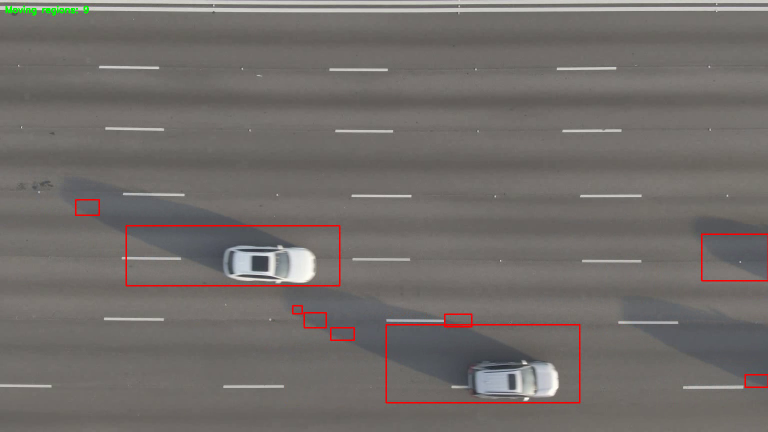
#> input picture frame 6 of movement_detection_output.mp4, 1536 x 864 px, given in place of street_camera.mp4, which was not available (shown at 1/2 size)
$ python movementDetection.py
#> lines starting #> are read from the running program, lines starting #| are printed output that depends on the picture; after the words box and inside, x2 and y2 are one past the last pixel; in counts of white or black regions, pixels touching at a corner belong together
import numpy as np
import cv2 as cv
from pathlib import Path


def rescale_frame(frame, percent=40):
    width = int(frame.shape[1] * percent / 100)
    height = int(frame.shape[0] * percent / 100)
    dim = (width, height)
    return cv.resize(frame, dim, interpolation=cv.INTER_AREA)


video_path = Path(__file__).resolve().parent / 'videos' / 'street_camera.mp4'
cap = cv.VideoCapture(str(video_path))

if not cap.isOpened():
    raise FileNotFoundError(f'Cannot open video: {video_path}')

ret, frame1 = cap.read()
#> frame1 is the input picture: shape (864, 1536, 3); mean B, G, R 105.7, 108.6, 113.5
if not ret:
    cap.release()
    raise ValueError('Could not read the first frame.')

# Save output video
output_path = Path(__file__).resolve().parent / 'movement_detection_output.mp4'

fps = cap.get(cv.CAP_PROP_FPS)
if fps <= 0:
    fps = 30

first_resized = rescale_frame(frame1, 40)
height, width = first_resized.shape[:2]
#> height = 345; width = 614

fourcc = cv.VideoWriter_fourcc(*'mp4v')
video_writer = cv.VideoWriter(str(output_path), fourcc, fps, (width, height))

if not video_writer.isOpened():
    cap.release()
    raise RuntimeError('Could not create output video.')

min_area = 150  # Ignore small moving areas (noise)

while True:
    ret, frame2 = cap.read()
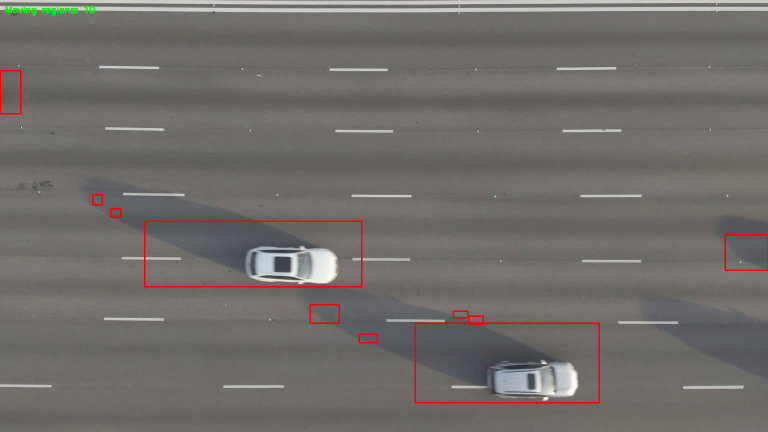
#> input picture frame 7 of movement_detection_output.mp4, 1536 x 864 px, given in place of street_camera.mp4, which was not available (shown at 1/2 size)
#> frame2 is the input picture: shape (864, 1536, 3); mean B, G, R 105.7, 108.7, 113.5
    if not ret:
        break

    resized_frame1 = rescale_frame(frame1, 40)
    resized_frame2 = rescale_frame(frame2, 40)

    frame_diff = cv.absdiff(resized_frame1, resized_frame2)
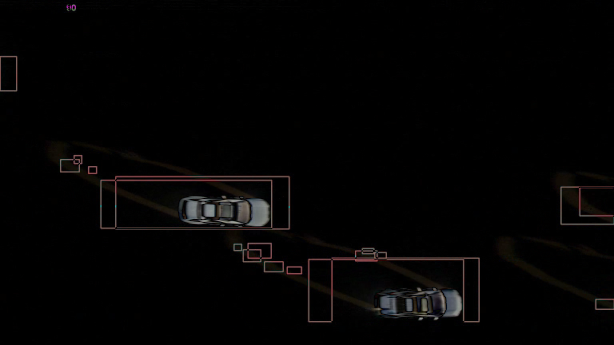
#> frame_diff: shape (345, 614, 3); mean B, G, R 3.2, 3.4, 4
    frame_diff_gr = cv.cvtColor(frame_diff, cv.COLOR_BGR2GRAY)
    blurred_frame = cv.GaussianBlur(frame_diff_gr, (5, 5), 0)
    _, mask = cv.threshold(blurred_frame, 15, 255, cv.THRESH_BINARY)
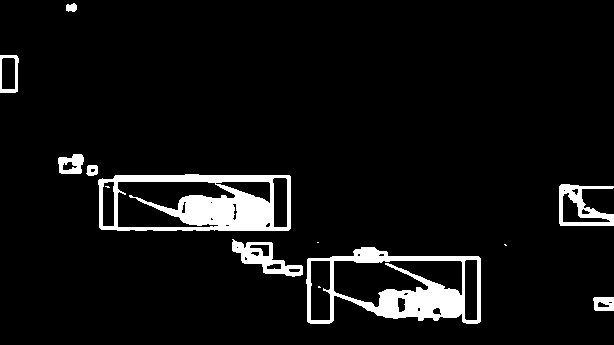
#> mask: shape (345, 614); 6.5% white; 13 white regions (4 under 20 px), largest, box (x1, y1, x2, y2) and area: (98, 174, 291, 231) 5706, (306, 247, 481, 324) 4927, (559, 184, 614, 226) 1032

    # Connect nearby white areas and make moving objects easier to detect
    kernel = np.ones((3, 3), np.uint8)
    mask = cv.dilate(mask, kernel, iterations=2)
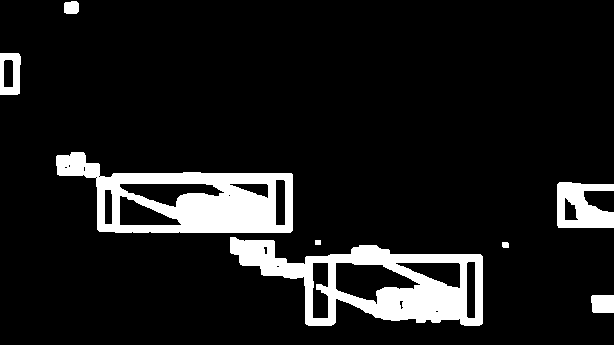
#> mask: shape (345, 614); 10.4% white; 8 white regions

    contours, _ = cv.findContours(mask, cv.RETR_EXTERNAL, cv.CHAIN_APPROX_SIMPLE)
#> contours = 8 contours; box (x1, y1, x2, y2) and area: (230, 237, 483, 326) 13197, (56, 152, 293, 233) 12258, (557, 182, 614, 228) 1914, (0, 53, 21, 95) 786, (591, 295, 614, 313) 364, (64, 1, 79, 14) 156, (502, 242, 509, 248) 29, (315, 240, 321, 245) 20

    moving_regions = 0
    for contour in contours:
        if cv.contourArea(contour) < min_area:
            continue

        x, y, w, h = cv.boundingRect(contour)
        cv.rectangle(resized_frame1, (x, y), (x + w, y + h), (0, 0, 255), 2)
        moving_regions += 1
#> this loop made 8 passes
#> (x, y, w, h) on passes 1, 4, 5, 6, 7, 8: (591, 295, 23, 18), (230, 237, 253, 89), (557, 182, 57, 46), (56, 152, 237, 81), (0, 53, 21, 42), (64, 1, 15, 13)
#> contour on pass 3: [[315, 240], [315, 244], [320, 244], [320, 240]]
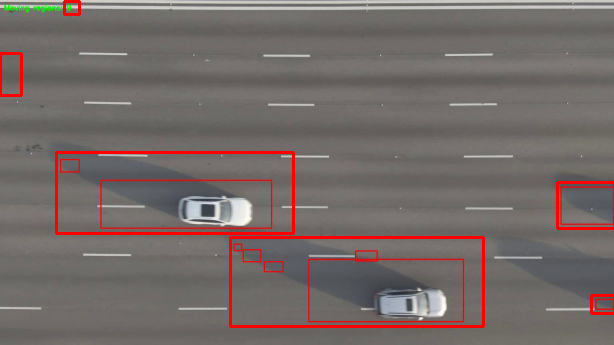
#> resized_frame1: shape (345, 614, 3); mean B, G, R 103.2, 106, 117
#> after the loop, moving_regions = 6

    cv.putText(resized_frame1, f'Moving regions: {moving_regions}',
               (10, 25), cv.FONT_HERSHEY_SIMPLEX, 0.6, (0, 255, 0), 2)
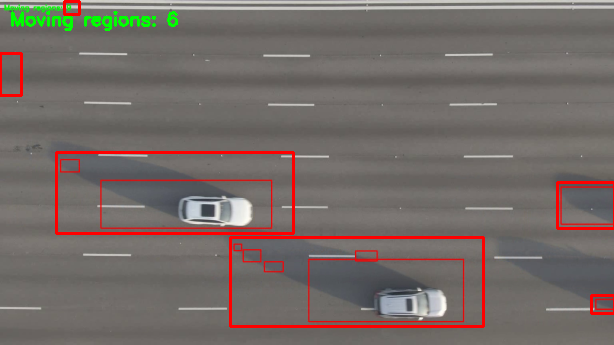
#> resized_frame1: shape (345, 614, 3); 0.54% of pixels changed, all inside (x1, y1, x2, y2) = (11, 11, 178, 31)

    # Save only the Movement Detection video
    video_writer.write(resized_frame1)

    cv.imshow('Movement Detection', rescale_frame(resized_frame1, 40))
    cv.imshow('Motion Mask', rescale_frame(mask, 40))
#> in rescale_frame (call 5), `return cv.resize(frame, dim, interpolation=cv.INTER_AREA)`:
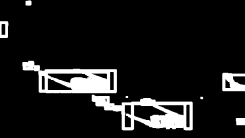
#> returned value: shape (138, 245); min 0, max 255, mean 26.6

    frame1 = frame2  # Compare the next frame with the current one

    if cv.waitKey(25) & 0xFF == 27:  # ESC
#> (key Esc is pressed here)
        break

cap.release()
video_writer.release()
cv.destroyAllWindows()

print(f'Video saved successfully: {output_path}')

$ run again, starting later in the video
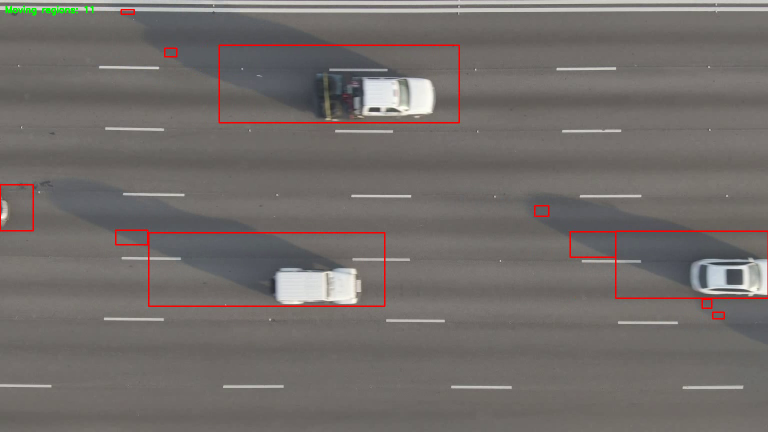
#> input picture frame 27 of movement_detection_output.mp4, 1536 x 864 px, given in place of street_camera.mp4, which was not available (shown at 1/2 size)
#> frame1 is the input picture: shape (864, 1536, 3); mean B, G, R 105.8, 108.4, 114
#> contours = 10 contours, 1 with area under 20; largest, box (x1, y1, x2, y2) and area: (88, 179, 328, 248) 13076, (170, 32, 389, 102) 10572, (448, 163, 614, 262) 9686, (0, 137, 50, 189) 2465, (423, 160, 443, 177) 294
#> the loop `for contour in contours:` made 10 passes
#> (x, y, w, h) on passes 1, 2, 3, 4, 6, 7, 8, 9: (88, 179, 240, 69), (448, 163, 166, 99), (423, 160, 20, 17), (0, 137, 50, 52), (154, 39, 15, 15), (127, 34, 19, 15), (170, 32, 219, 70), (93, 3, 19, 13)
#> after the loop `for contour in contours:`:
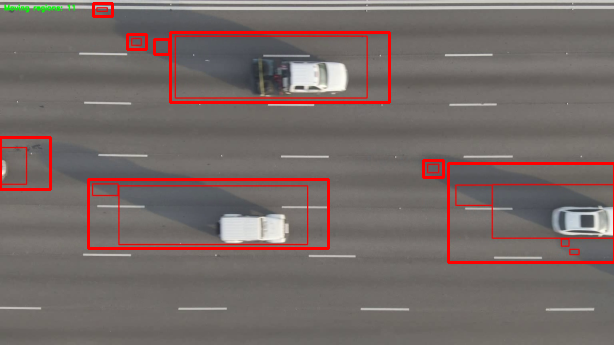
#> resized_frame1: shape (345, 614, 3); mean B, G, R 102.8, 105.4, 118.4
#> after the loop `for contour in contours:`: moving_regions = 8
#> in rescale_frame (call 5), `return cv.resize(frame, dim, interpolation=cv.INTER_AREA)`:
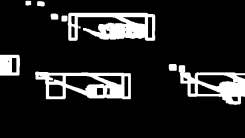
#> returned value: shape (138, 245); min 0, max 255, mean 34.2

$ run again, starting later in the video
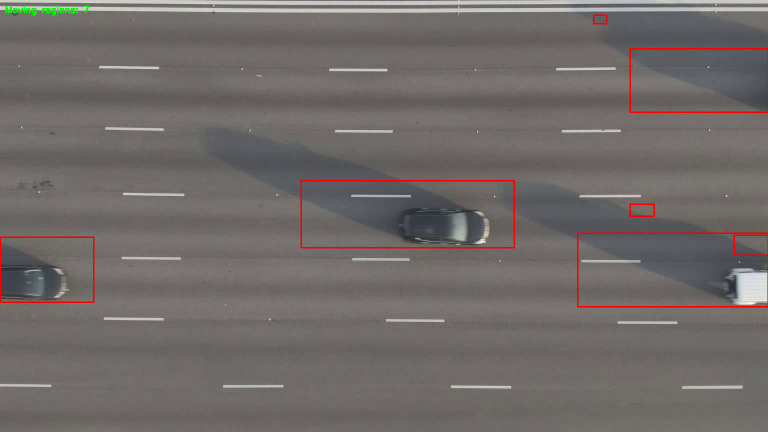
#> input picture frame 48 of movement_detection_output.mp4, 1536 x 864 px, given in place of street_camera.mp4, which was not available (shown at 1/2 size)
#> frame1 is the input picture: shape (864, 1536, 3); mean B, G, R 104, 106.6, 112
#> contours = 9 contours, 1 with area under 20; largest, box (x1, y1, x2, y2) and area: (232, 138, 434, 203) 12120, (0, 182, 97, 246) 5310, (499, 33, 614, 94) 3698, (497, 201, 614, 247) 1898, (457, 182, 495, 249) 1312, (499, 159, 555, 179) 942, (582, 179, 614, 208) 808, (470, 8, 490, 23) 248
#> the loop `for contour in contours:` made 9 passes
#> (x, y, w, h) on passes 1, 2, 3, 4, 5, 7, 8, 9: (497, 201, 117, 46), (457, 182, 38, 67), (0, 182, 97, 64), (582, 179, 32, 29), (499, 159, 56, 20), (232, 138, 202, 65), (499, 33, 115, 61), (470, 8, 20, 15)
#> after the loop `for contour in contours:`:
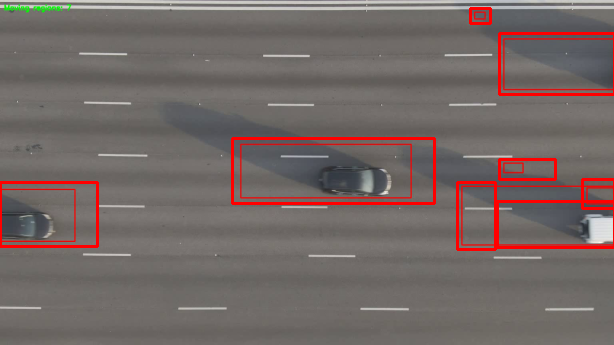
#> resized_frame1: shape (345, 614, 3); mean B, G, R 101.3, 103.9, 116
#> after the loop `for contour in contours:`: moving_regions = 8
#> in rescale_frame (call 5), `return cv.resize(frame, dim, interpolation=cv.INTER_AREA)`:
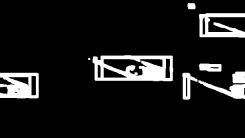
#> returned value: shape (138, 245); min 0, max 255, mean 26.2
